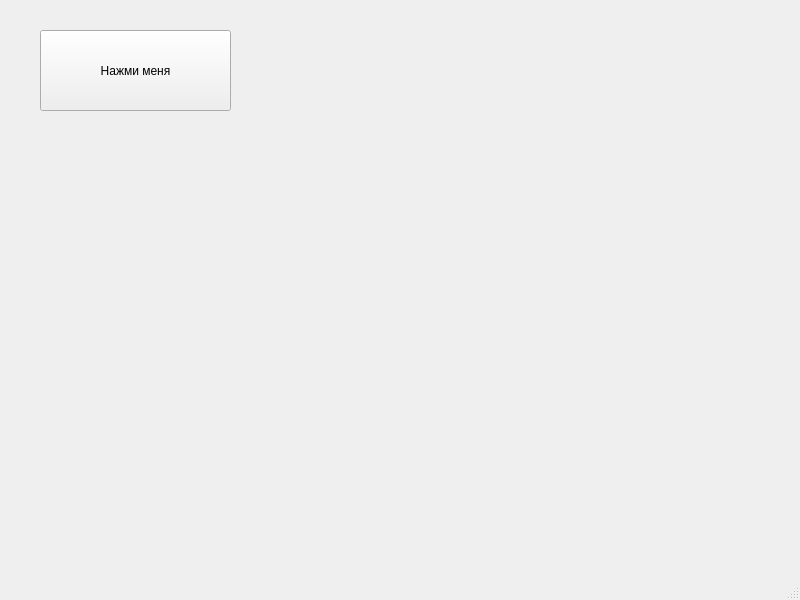
<?xml version="1.0" encoding="UTF-8"?>
<ui version="4.0">
 <class>MainWindow</class>
 <widget class="QMainWindow" name="MainWindow">
  <property name="geometry">
   <rect>
    <x>0</x>
    <y>0</y>
    <width>800</width>
    <height>600</height>
   </rect>
  </property>
  <property name="windowTitle">
   <string>MainWindow</string>
  </property>
  <widget class="QWidget" name="centralwidget">
   <widget class="QPushButton" name="pushButton">
    <property name="geometry">
     <rect>
      <x>40</x>
      <y>30</y>
      <width>191</width>
      <height>81</height>
     </rect>
    </property>
    <property name="text">
     <string>Нажми меня</string>
    </property>
   </widget>
  </widget>
  <widget class="QMenuBar" name="menubar">
   <property name="geometry">
    <rect>
     <x>0</x>
     <y>0</y>
     <width>800</width>
     <height>24</height>
    </rect>
   </property>
  </widget>
  <widget class="QStatusBar" name="statusbar"/>
 </widget>
 <resources/>
 <connections/>
</ui>
